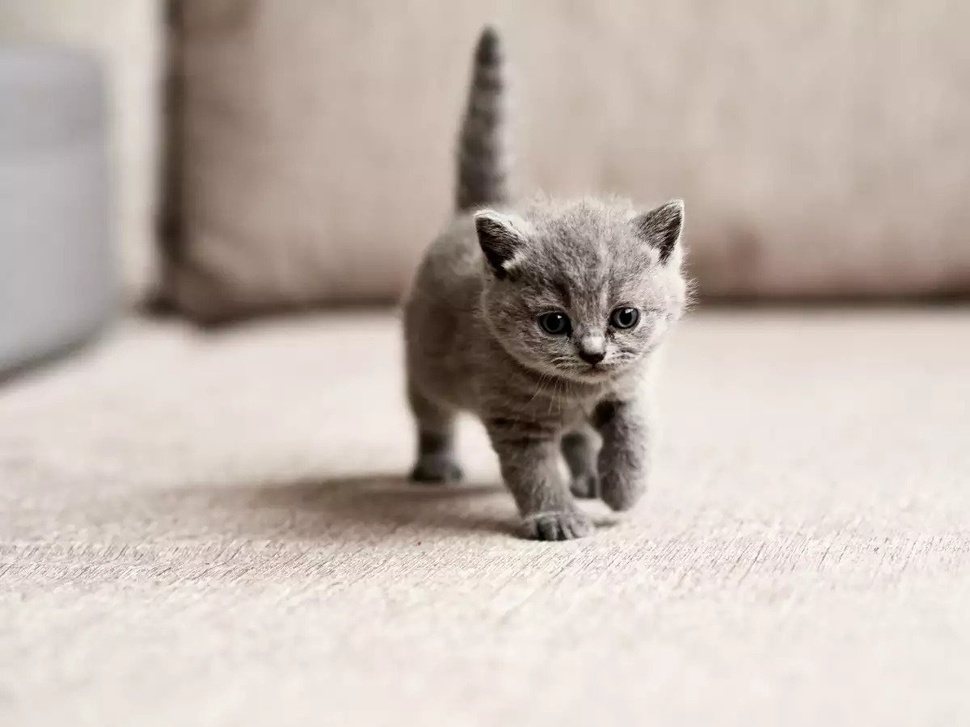
#> input picture Images/catto.jpg, 970 x 727 px, shrunk from 1200 x 900 before the run
$ python CatFaceDetection.py
#> lines starting #> are read from the running program, lines starting #| are printed output that depends on the picture
import cv2 as cv
import matplotlib.pyplot as plt


img_bgr=cv.imread("Images/catto.jpg",1)
#> img_bgr is the input picture: shape (727, 970, 3); mean B, G, R 176.2, 183.8, 195.6
img_rgb= cv.cvtColor(img_bgr, cv.COLOR_BGR2RGB)

faceCascade=cv.CascadeClassifier("XML files/haarcascade_frontalcatface.xml")
detectedFaces=faceCascade.detectMultiScale(img_rgb,1.1,4)
#> detectedFaces = [[511, 253, 156, 156]]
print(detectedFaces)
#| [[511 253 156 156]]
for (length,breadth,width,height) in detectedFaces:
    cv.rectangle(img_rgb,(length,breadth),(length+width,breadth+height),(255,0,0),10)
#> this loop made 1 pass
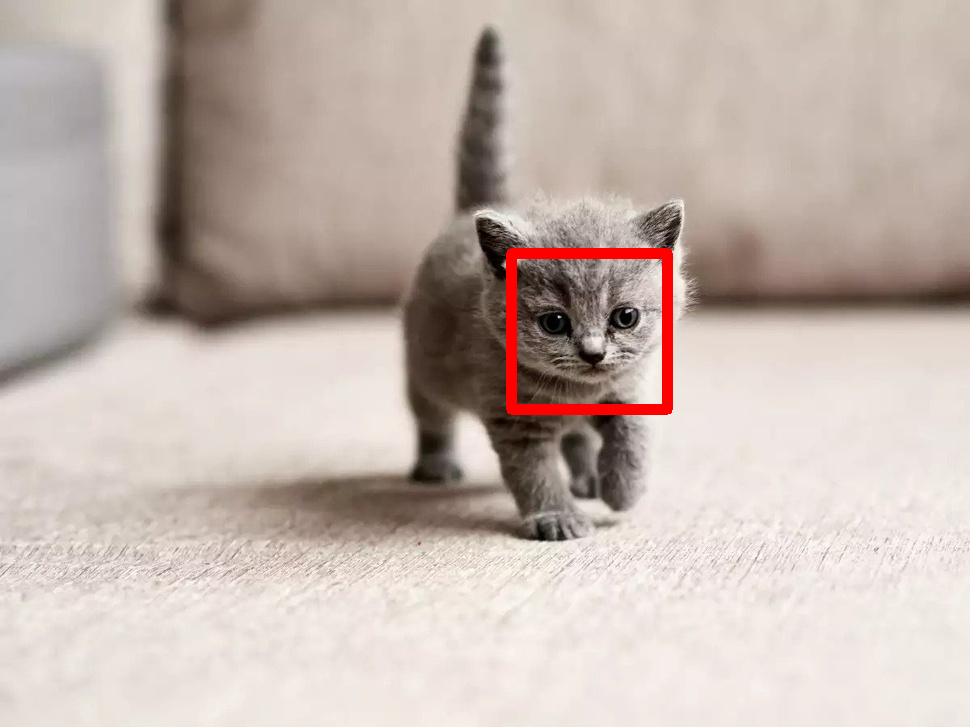
#> img_rgb: shape (727, 970, 3); mean R, G, B 196.7, 182.5, 175

plt.imshow(img_rgb)
